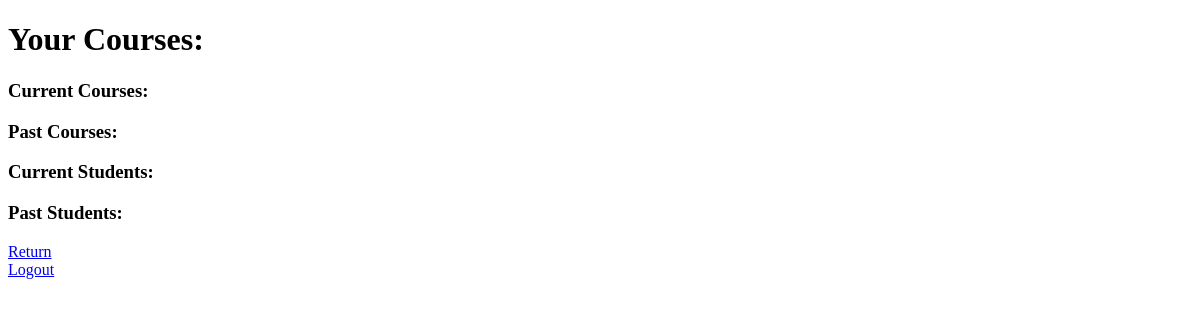
/courseRecord.php (signed in), run on an earlier commit of the app's database.
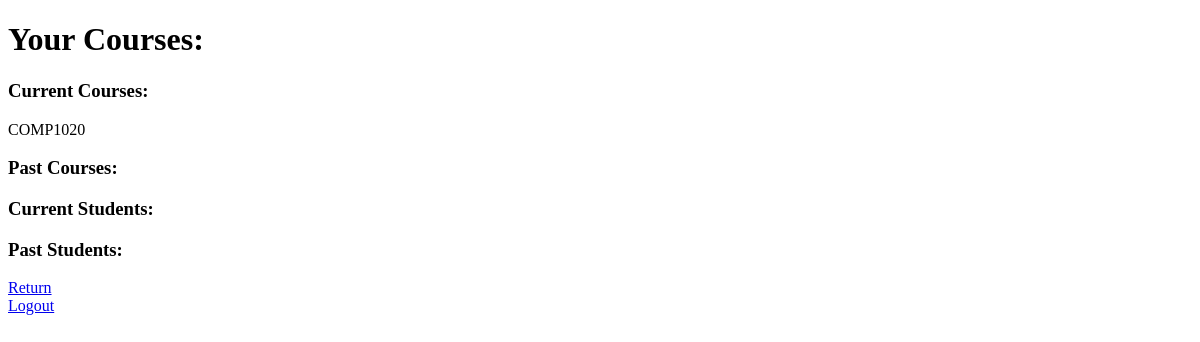
And on a later commit of the database.
### tables this page shows
create table section
	(course_id		varchar(20),
	 section_id		varchar(10), 
	 semester		varchar(6)
			check (semester in ('Fall', 'Winter', 'Spring', 'Summer')), 
	 year			numeric(4,0) check (year > 1990 and year < 2100), 
	 instructor_id		varchar(10),
	 classroom_id   	varchar(8),
	 time_slot_id		varchar(8),	
	 primary key (course_id, section_id, semester, year),
	 foreign key (course_id) references course (course_id)
		on delete cascade,
	 foreign key (instructor_id) references instructor (instructor_id)
		on delete set null,
	 foreign key (time_slot_id) references time_slot(time_slot_id)
		on delete set null
	);

### courseRecord.php (the view, shortened to what this page needs)
<?php
require 'config.php';
if(!empty($_SESSION["email"])){
    $email = $_SESSION["email"];
    $instructorQuery = mysqli_query($connection, "SELECT * FROM instructor WHERE email = '$email'");
    $row = mysqli_fetch_assoc($instructorQuery);
    $currentId = $row["instructor_id"];
    $currentQuery = mysqli_query($connection, "SELECT * FROM section WHERE instructor_id = '$currentId' AND semester = 'Spring' AND year = '2024'");
}
else {
    header("Location: index.php");
}
?>
<!DOCTYPE html>
<html>
<head>
</head>
<body>
<h1> Your Courses: </h1>
<h3> Current Courses:  </h3>
<?php
while ($rslt = mysqli_fetch_array($currentQuery)){
    echo $rslt["course_id"] . "<br />";
}
?>
<h3> Past Courses:  </h3>
<h3> Current Students: </h3>
<h3> Past Students: </h3>
<a href="instructIndex.php"> Return </a> <br>
<a href="logout.php"> Logout </a> <br>
</body>
</html>

What changed in the data, as far as the page shows it:
now on this page (row edited): section: course "COMP1020"
